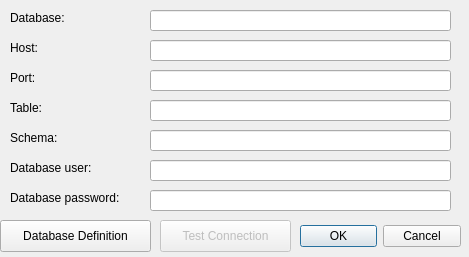
<?xml version="1.0" encoding="UTF-8"?>
<ui version="4.0">
 <class>MetadataFunctionalityDialogBase</class>
 <widget class="QDialog" name="MetadataFunctionalityDialogBase">
  <property name="geometry">
   <rect>
    <x>0</x>
    <y>0</y>
    <width>469</width>
    <height>257</height>
   </rect>
  </property>
  <property name="sizePolicy">
   <sizepolicy hsizetype="Fixed" vsizetype="Fixed">
    <horstretch>0</horstretch>
    <verstretch>0</verstretch>
   </sizepolicy>
  </property>
  <property name="windowTitle">
   <string>MetadataFunctionality</string>
  </property>
  <widget class="QDialogButtonBox" name="buttonBox">
   <property name="geometry">
    <rect>
     <x>300</x>
     <y>220</y>
     <width>161</width>
     <height>32</height>
    </rect>
   </property>
   <property name="orientation">
    <enum>Qt::Horizontal</enum>
   </property>
   <property name="standardButtons">
    <set>QDialogButtonBox::Cancel|QDialogButtonBox::Ok</set>
   </property>
  </widget>
  <widget class="QLabel" name="label">
   <property name="geometry">
    <rect>
     <x>10</x>
     <y>10</y>
     <width>111</width>
     <height>16</height>
    </rect>
   </property>
   <property name="text">
    <string>Database:</string>
   </property>
  </widget>
  <widget class="QPushButton" name="testConnectionButton">
   <property name="enabled">
    <bool>false</bool>
   </property>
   <property name="geometry">
    <rect>
     <x>160</x>
     <y>220</y>
     <width>131</width>
     <height>32</height>
    </rect>
   </property>
   <property name="text">
    <string>Test Connection</string>
   </property>
  </widget>
  <widget class="QLabel" name="label_2">
   <property name="geometry">
    <rect>
     <x>10</x>
     <y>160</y>
     <width>91</width>
     <height>16</height>
    </rect>
   </property>
   <property name="text">
    <string>Database user:</string>
   </property>
  </widget>
  <widget class="QLabel" name="label_3">
   <property name="geometry">
    <rect>
     <x>10</x>
     <y>190</y>
     <width>131</width>
     <height>16</height>
    </rect>
   </property>
   <property name="text">
    <string>Database password:</string>
   </property>
  </widget>
  <widget class="QLineEdit" name="username">
   <property name="geometry">
    <rect>
     <x>150</x>
     <y>160</y>
     <width>301</width>
     <height>21</height>
    </rect>
   </property>
  </widget>
  <widget class="QLineEdit" name="password">
   <property name="geometry">
    <rect>
     <x>150</x>
     <y>190</y>
     <width>301</width>
     <height>21</height>
    </rect>
   </property>
   <property name="echoMode">
    <enum>QLineEdit::Password</enum>
   </property>
  </widget>
  <widget class="QPushButton" name="databaseDefinitionButton">
   <property name="enabled">
    <bool>true</bool>
   </property>
   <property name="geometry">
    <rect>
     <x>0</x>
     <y>220</y>
     <width>151</width>
     <height>32</height>
    </rect>
   </property>
   <property name="text">
    <string>Database Definition</string>
   </property>
  </widget>
  <widget class="QLineEdit" name="database">
   <property name="geometry">
    <rect>
     <x>150</x>
     <y>10</y>
     <width>301</width>
     <height>21</height>
    </rect>
   </property>
  </widget>
  <widget class="QLineEdit" name="table">
   <property name="geometry">
    <rect>
     <x>150</x>
     <y>100</y>
     <width>301</width>
     <height>21</height>
    </rect>
   </property>
  </widget>
  <widget class="QLabel" name="label_4">
   <property name="geometry">
    <rect>
     <x>10</x>
     <y>100</y>
     <width>111</width>
     <height>16</height>
    </rect>
   </property>
   <property name="text">
    <string>Table:</string>
   </property>
  </widget>
  <widget class="QLineEdit" name="schema">
   <property name="geometry">
    <rect>
     <x>150</x>
     <y>130</y>
     <width>301</width>
     <height>21</height>
    </rect>
   </property>
  </widget>
  <widget class="QLabel" name="label_5">
   <property name="geometry">
    <rect>
     <x>10</x>
     <y>130</y>
     <width>111</width>
     <height>16</height>
    </rect>
   </property>
   <property name="text">
    <string>Schema:</string>
   </property>
  </widget>
  <widget class="QLabel" name="label_6">
   <property name="geometry">
    <rect>
     <x>10</x>
     <y>70</y>
     <width>111</width>
     <height>16</height>
    </rect>
   </property>
   <property name="text">
    <string>Port:</string>
   </property>
  </widget>
  <widget class="QLineEdit" name="port">
   <property name="geometry">
    <rect>
     <x>150</x>
     <y>70</y>
     <width>301</width>
     <height>21</height>
    </rect>
   </property>
  </widget>
  <widget class="QLineEdit" name="host">
   <property name="geometry">
    <rect>
     <x>150</x>
     <y>40</y>
     <width>301</width>
     <height>21</height>
    </rect>
   </property>
  </widget>
  <widget class="QLabel" name="label_7">
   <property name="geometry">
    <rect>
     <x>10</x>
     <y>40</y>
     <width>111</width>
     <height>16</height>
    </rect>
   </property>
   <property name="text">
    <string>Host:</string>
   </property>
  </widget>
 </widget>
 <resources/>
 <connections>
  <connection>
   <sender>buttonBox</sender>
   <signal>accepted()</signal>
   <receiver>MetadataFunctionalityDialogBase</receiver>
   <slot>accept()</slot>
   <hints>
    <hint type="sourcelabel">
     <x>20</x>
     <y>20</y>
    </hint>
    <hint type="destinationlabel">
     <x>20</x>
     <y>20</y>
    </hint>
   </hints>
  </connection>
  <connection>
   <sender>buttonBox</sender>
   <signal>rejected()</signal>
   <receiver>MetadataFunctionalityDialogBase</receiver>
   <slot>reject()</slot>
   <hints>
    <hint type="sourcelabel">
     <x>20</x>
     <y>20</y>
    </hint>
    <hint type="destinationlabel">
     <x>20</x>
     <y>20</y>
    </hint>
   </hints>
  </connection>
 </connections>
</ui>
